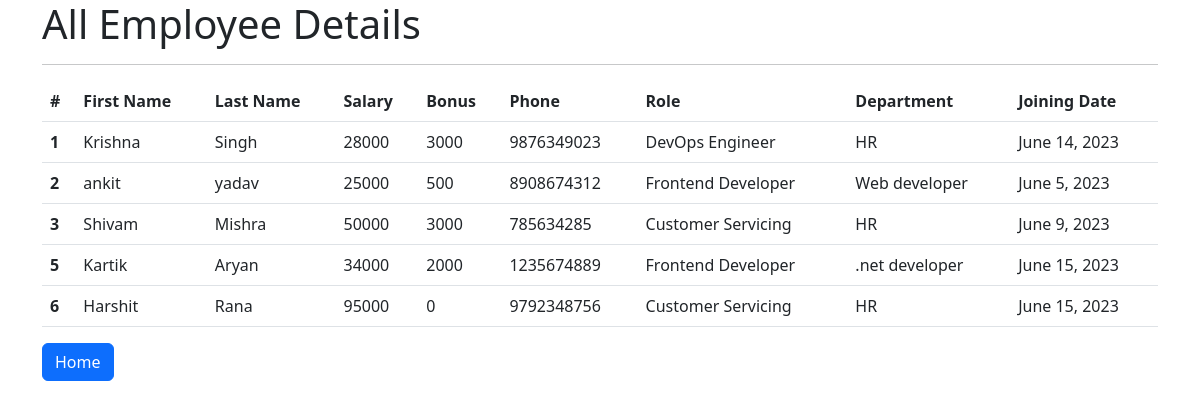
The app's page /all_emp with its own data.
### Emp_app/models.py (models this page shows, shortened)
class Employee(models.Model):
    first_name = models.CharField(max_length=100, null=False)
    last_name = models.CharField(max_length=100, null=False)
    department = models.ForeignKey(Department, on_delete=models.CASCADE)
    salary = models.IntegerField(default=0)
    bonus = models.IntegerField(default=0)
    role = models.ForeignKey(Role, on_delete=models.CASCADE)
    phone = models.IntegerField(default=0)
    hire_date = models.DateField(default=datetime.now)
    def __str__(self):
        return "%s %s %s" %(self.first_name, self.last_name, self.phone)

class Role(models.Model):
    name = models.CharField(max_length=100, null=False)

class Department(models.Model):
    name = models.CharField(max_length=100, null=False)
    location = models.CharField(max_length=100)

### Emp_app/views.py (the view)
# urls.py: path('all_emp',views.all_emp, name='all_emp'),
def all_emp(request):
    emps=Employee.objects.all()
    context= {
        'emps': emps
    }
    print(context)
    return render(request,'all_emp.html',context)

### Emp_app/templates/all_emp.html (shortened to what this page needs)
<!doctype html>
<html lang="en">
  <head>
    <link href="https://cdn.jsdelivr.net/npm/bootstrap@5.3.0/dist/css/bootstrap.min.css" rel="stylesheet">
  </head>
  <body>
    <div class="container">
        <h1>All Employee Details</h1>
        <hr>
        <table class="table">
          <thead>
            <tr>
              <th scope="col">#</th>
              <th scope="col">First Name</th>
              <th scope="col">Last Name</th>
              <th scope="col">Salary</th>
              <th scope="col">Bonus</th>
              <th scope="col">Phone</th>
              <th scope="col">Role</th>
              <th scope="col">Department</th>
              <th scope="col">Joining Date</th>
            </tr>
          </thead>
          {% for emp in emps %}
          <tbody>
            <tr>
              <th scope="row">{{emp.id}}</th>
              <td>{{emp.first_name}}</td>
              <td>{{emp.last_name}}</td>
              <td>{{emp.salary}}</td>
              <td>{{emp.bonus}}</td>
              <td>{{emp.phone}}</td>
              <td>{{emp.role.name}}</td>
              <td>{{emp.department.name}}</td>
              <td>{{emp.hire_date}}</td>
            </tr>
          </tbody>
          {% endfor %}
        </table>
        <a class="btn btn-primary" href="/" role="button">Home</a>
    </div>
  </body>
</html>

### records on screen
Employee: id "1", first_name "Krishna", last_name "Singh", salary "28000", bonus "3000", phone "9876349023", role.name "DevOps Engineer", department.name "HR", hire_date "June 14, 2023"
Employee: id "2", first_name "ankit", last_name "yadav", salary "25000", bonus "500", phone "8908674312", role.name "Frontend Developer", department.name "Web developer", hire_date "June 5, 2023"
Employee: id "3", first_name "Shivam", last_name "Mishra", salary "50000", bonus "3000", phone "785634285", role.name "Customer Servicing", department.name "HR", hire_date "June 9, 2023"
Employee: id "5", first_name "Kartik", last_name "Aryan", salary "34000", bonus "2000", phone "1235674889", role.name "Frontend Developer", department.name ".net developer", hire_date "June 15, 2023"
Employee: id "6", first_name "Harshit", last_name "Rana", salary "95000", bonus "0", phone "9792348756", role.name "Customer Servicing", department.name "HR", hire_date "June 15, 2023"
